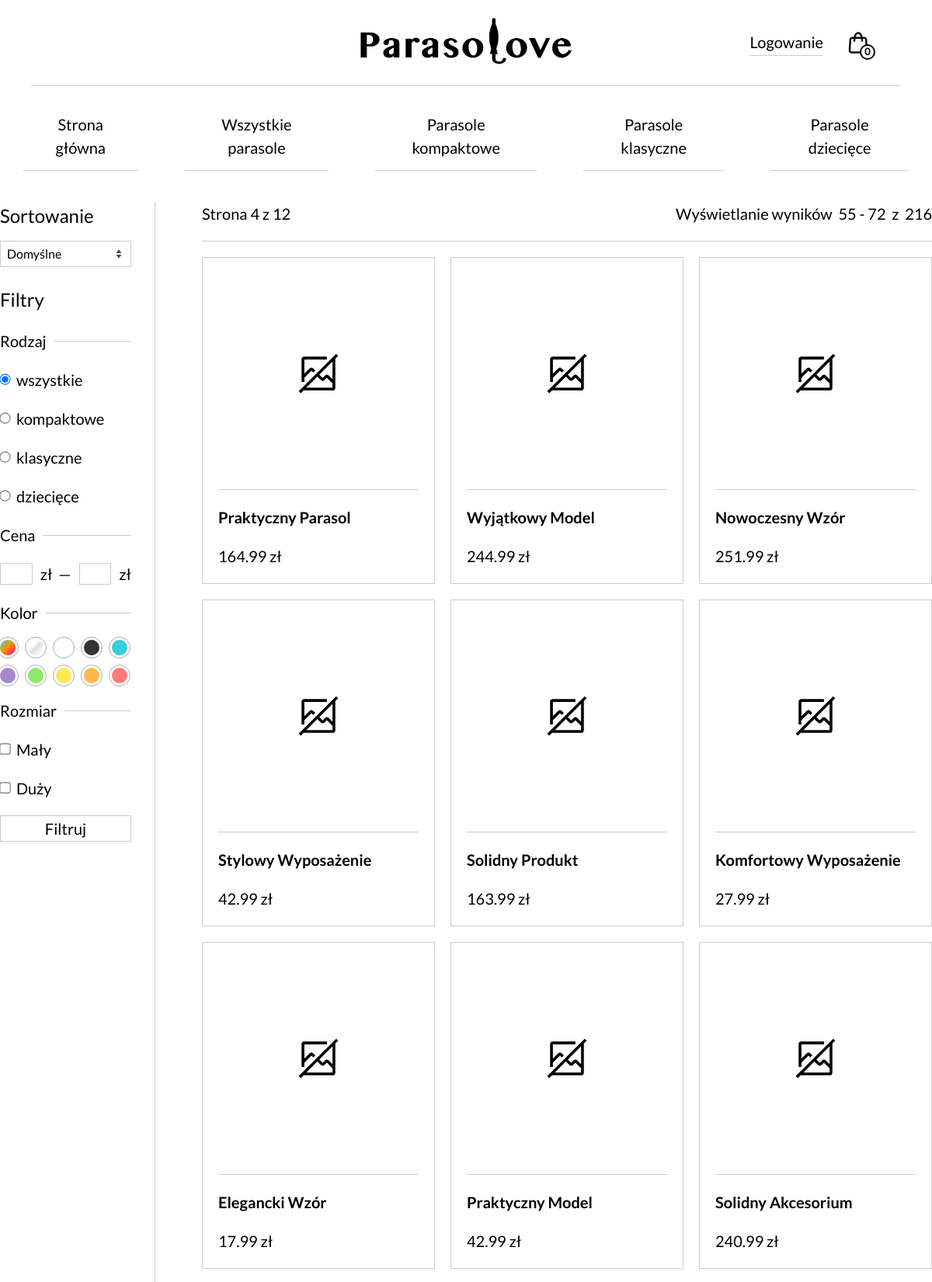
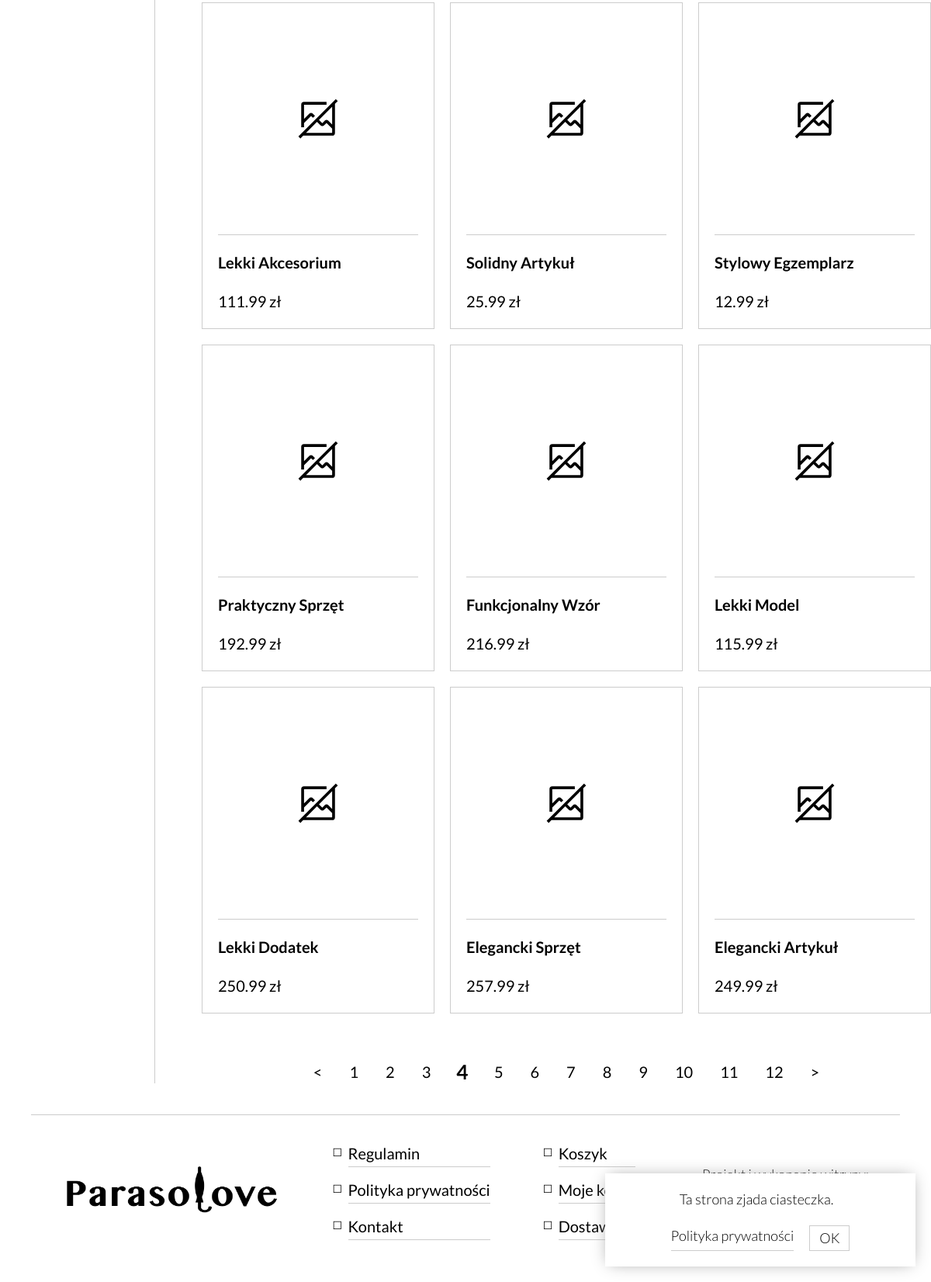
Page /pages/catalog.php?page=4 on the committed database (2 pictures, top to bottom).
### tables this page shows
CREATE TABLE `category` (
  `category_id` int(11) NOT NULL,
  `name` varchar(45) NOT NULL
);

CREATE TABLE `color` (
  `color_id` int(11) NOT NULL,
  `name` varchar(20) NOT NULL,
  `hex_code` varchar(255) NOT NULL COMMENT 'color hex code with #'
);

CREATE TABLE `size` (
  `size_id` int(1) NOT NULL,
  `name` varchar(20) NOT NULL
);

CREATE TABLE `product` (
  `product_id` int(11) NOT NULL,
  `category_id` int(11) NOT NULL,
  `color_id` int(5) NOT NULL,
  `size_id` int(1) NOT NULL,
  `name` varchar(45) NOT NULL,
  `description` text NOT NULL,
  `price` decimal(10,2) NOT NULL,
  `quantity` int(11) NOT NULL,
  `is_archived` tinyint(1) NOT NULL DEFAULT 0
);

### pages/catalog.php (the view, shortened to what this page needs)
<?php
	require_once('components/htmlBegin.php');
	require_once('components/header.php');
?>
<div class="page-container">
	<div class="flex-container">
		<aside class="filters" style="user-select: none;">
			<div>
				<p style="font-size: 1.2rem;">Sortowanie</p>
				<form method="get" name="sort">
					<select name="sort" id="sort" onchange="this.form.submit()">
						<?php $sort = $_GET['sort'] ?? 'default'; ?>
						<option value="default" <?= $sort == 'default' ? 'selected' : ''?>>Domyślne</option>
					</select>
				</form>
			</div>
			<form method="get">
				<p style="font-size: 1.2rem;">Filtry</p>
				<div class="flex-container align-center row nowrap" style="gap: .5rem"> <span style="width: fit-content;"> Rodzaj </span> <hr> </div>
					<div><input type="radio" name="category" id="wszystkie" value="wszystkie" checked> <label for="wszystkie">wszystkie</label> </div>
					<?php
						$sql = "SELECT name FROM `category`";
						$result = mysqli_query($conn, $sql);
						while($row = mysqli_fetch_array($result)) {
							echo '<div> <input type="radio" name="category" id="' . $row["name"] . '" value="' . $row["name"] . '"> <label for="' . $row["name"] . '">' . $row["name"] . '</label> </div>';
						}
					?>
				<div class="flex-container align-center row nowrap" style="gap: .5rem"> <span style="width: fit-content;"> Cena </span> <hr> </div>
					<div class="cena-input">
						<input type="number" name="price-min" id="price-min" value="" style="margin-left: 0;"> <label for="price-min" style="min-width: fit-content;">zł &nbsp;&mdash;</label>
						<input type="number" name="price-max" id="price-max" value=""></label> <label for="price-max">zł</label>
					</div>
				<div class="flex-container align-center row nowrap" style="gap: .5rem"> <span style="width: fit-content;"> Kolor </span> <hr> </div>
					<div class="flex-container row" style="gap: .8rem">
						<?php
							$sql = "SELECT name, hex_code FROM `color`";
							$result = mysqli_query($conn, $sql);
							while($row = mysqli_fetch_array($result)) {
								echo '<label title="' . $row["name"] . '" value="' . $row["name"] . '" for="' . $row["name"] . '" class="color-checkbox-label" style="background: ' . $row["hex_code"] . '"></label> <input type="checkbox" name="color" id="' . $row["name"] . '" class="color-checkbox">';
							}
						?>
					</div>
				<div class="flex-container align-center row nowrap" style="gap: .5rem"> <span style="width: fit-content;"> Rozmiar </span> <hr> </div>
					<?php
						$sql = "SELECT name FROM `size`";
						$result = mysqli_query($conn, $sql);
						while($row = mysqli_fetch_array($result)) {
							echo '<div> <input type="checkbox" name="size" value="' . $row["name"] . '" id="' . $row["name"] . '"> <label for="' . $row["name"] . '">' . $row["name"] . '</label> </div>';
						}
					?>
				<input type="submit" value="Filtruj" class="btn">
			</form>
		</aside>
		<div class="flex-container flex-1" style="gap: 1rem;">
			<?php
				$data = getProducts($conn, $sort, true);
				$products = $data['products'];
				$currentPage = $data['pagination']['currentPage'];
				$totalPages = $data['pagination']['totalPages'];
				foreach ($products as $product) {
					echo '<a href="/produkt?id=' . $product['pro_product_id'] . '" class="product-card">
							'. getProductImage($product['pro_product_id']) .'
							<hr>
							<h4>' . $product['pro_name'] . '</h4>
							<p>' . $product['pro_price'] . ' zł</p>
						</a>';
				}
			?>
			<div class="flex-container align-center justify-center nowrap" style="gap: 1.75rem; margin-top: 2rem;">
				<a href="<?= ($currentPage > 1) ? '?page=' . $currentPage - 1 : '' ?>">&lt;</a>
				<?php for ($i = 1; $i <= $totalPages; $i++) { ?>
					<a href="?page=<?= $i ?>" <?= ($i == $currentPage) ? 'class="pagination-active"' : '' ?>> <?= $i ?> </a>
				<?php } ?>
				<a href="<?= ($currentPage < $totalPages) ? '?page=' . $currentPage + 1 : '' ?>">&gt;</a>
			</div>
		</div>
	</div>
</div>
<?php
	require_once('components/footer.php');
	require_once('components/htmlEnd.php');
?>

### components/header.php (shortened to what this page needs)
<header>
	<div class="block">
		<a href="/">
			<img src="assets/site-images/parasolove-logo.png" alt="Logo" class="logo">
		</a>
	</div>
	<div class="block header-right">
		<?php if (isset($_SESSION['user_id']) && $_SESSION['user_role'] == "client") { ?>
			<a href="/konto" class="link">Moje konto</a>
			<a href="/wyloguj" class="link">Wyloguj</a>
		<?php } else if (isset($_SESSION['user_id']) && $_SESSION['user_role'] == "admin") { ?>
			<a href="/panel-sprzedawcy" class="link">Panel sprzedawcy</a>
			<a href="/wyloguj" class="link">Wyloguj</a>
		<?php } else { ?>
			<div class="login-wrapper" style="position: relative;">
				<span class="link" onclick="popup()" style="cursor: pointer; user-select: none;">Logowanie</span>
			</div>
		<?php } ?>
		<a href="/koszyk" class="shopping-bag-icon"><img src="assets/site-images/shopping-bag.svg" alt="Koszyk" class="icon"></a>
	</div>
</header>
<nav>
	<ul>
		<li><a href="/">Strona główna</a></li>
		<li><a href="/katalog">Wszystkie parasole</a></li>
		<?php
			$sql = "SELECT name FROM `category` LIMIT 3";
			$result = mysqli_query($conn, $sql);
			while($row = mysqli_fetch_array($result)) {
				echo "<li> <a href='/katalog?category=" . $row['name'] . "'> Parasole " . $row['name'] . "</a> </li>";
			}
		?>
	</ul>
</nav>
<div class="infoPopup flex align-center justify-center flex-column wrap gap-m" id="cookieBox">
	<p>Ta strona zjada ciasteczka.</p>
	<div class="flex flex row no-wrap gap-m">
		<a href="/dokumenty/polityka-prywatności" class="link">Polityka prywatności</a>
		<input type="submit" id="accept-cookie" class="btn flex-0" value="OK" onclick="acceptCookie()" style="padding: .1rem .6rem;">
	</div>
</div>

### handlers/functions.php (shortened to what this page needs)
<?php
	function getProductImage($id, $index = 0) {
		$imageName = $id . '-' . $index . '.webp';
		$filePath = 'assets/product/' . $imageName;
		$src = file_exists($filePath) ? $filePath : 'assets/site-images/no-image.svg';
		if ($src == 'assets/site-images/no-image.svg') {
			return '<img src="' . $src . '" style="padding: 5em;" loading="lazy">';
		} else {
			return '<img src="' . $src . '" loading="lazy">';
		}
	}
	function getProducts($conn, $sort = 'default', $pagination = false) {
		$sortOptions = [
			'default' => 'pro_product_id DESC',
			'price-asc' => 'pro_price ASC',
			'price-desc' => 'pro_price DESC',
			'name-asc' => 'pro_name ASC',
			'name-desc' => 'pro_name DESC',
			'category-asc' => 'cat_name ASC',
			'category-desc' => 'cat_name DESC',
			'id-asc' => 'pro_product_id ASC',
			'id-desc' => 'pro_product_id DESC',
			'color-asc' => 'col_name ASC',
			'color-desc' => 'col_name DESC',
			'size-asc' => 'siz_name ASC',
			'size-desc' => 'siz_name DESC',
			'quantity-asc' => 'pro_quantity ASC',
			'quantity-desc' => 'pro_quantity DESC'
		];
		$sort = $sortOptions[$sort] ?? $sortOptions['default'];
			$paginationSql = '';
			$paginationStart = 0;
			$pageNumber = 1;
			$recordsPerPage = 18;
			$numberOfRecords = 0;
			$numberOfPages = 1;
			$hideArchived = '';
			if ($pagination) {
				$numberOfRecords = mysqli_fetch_assoc( mysqli_query( $conn, 'SELECT COUNT(*) AS count FROM product WHERE is_archived = 0' ) )['count'];
				$numberOfPages = ceil($numberOfRecords / $recordsPerPage);
				if (isset($_GET['page']) && is_numeric($_GET['page'])) {
					$pageNumber = max(1, min($_GET['page'], $numberOfPages));
				}
				$paginationStart = ($pageNumber - 1) * $recordsPerPage;
				$paginationSql = " LIMIT $paginationStart, $recordsPerPage";
				$hideArchived = "WHERE pro.is_archived = 0";
			}
			if ($pagination) {
				$startRecord = $paginationStart + 1;
				$endRecord = min($paginationStart + $recordsPerPage, $numberOfRecords);
				echo '<div class="flex-container align-center flex-row nowrap gap-m" style="justify-content: space-between">';
					echo "<p> Strona $pageNumber z $numberOfPages </p>";
					echo "<p> Wyświetlanie wyników&nbsp; $startRecord - $endRecord &nbsp;z&nbsp; $numberOfRecords </p>";
				echo '</div><hr>';
			}
		$sql = 'SELECT
					pro.product_id 		AS pro_product_id,
					pro.category_id 	AS pro_category_id,
					pro.color_id 		AS pro_color_id,
					pro.size_id 		AS pro_size_id,
					pro.name 			AS pro_name,
					pro.description 	AS pro_description,
					pro.price 			AS pro_price,
					pro.quantity 		AS pro_quantity,
					pro.is_archived 	AS p_is_archived,
					category.name 		AS cat_name,
					color.name 			AS col_name,
					color.hex_code		AS col_hex_code,
					size.name 			AS siz_name
				FROM product pro
				JOIN category ON pro.category_Id = category.category_Id
				JOIN color ON pro.color_Id = color.color_Id
				JOIN size ON pro.size_Id = size.size_Id ' .
				$hideArchived . '
			    ORDER BY ' . $sort . $paginationSql;
		$result = mysqli_query($conn, $sql);
		return [
			'products' => mysqli_fetch_all($result, MYSQLI_ASSOC),
			'pagination' => [
				'currentPage' => $pageNumber,
				'totalPages' => $numberOfPages
			]
		];
	}
?>

### rows in the picture
category: name "kompaktowe"
category: name "klasyczne"
category: name "dziecięce"
size: name "Mały"
size: name "Duży"
product: name "Praktyczny Parasol", price "164.99"
product: name "Wyjątkowy Model", price "244.99"
product: name "Nowoczesny Wzór", price "251.99"
product: name "Stylowy Wyposażenie", price "42.99"
product: name "Solidny Produkt", price "163.99"
product: name "Komfortowy Wyposażenie", price "27.99"
product: name "Elegancki Wzór", price "17.99"
product: name "Praktyczny Model", price "42.99"
product: name "Solidny Akcesorium", price "240.99"
product: name "Lekki Akcesorium", price "111.99"
product: name "Solidny Artykuł", price "25.99"
product: name "Stylowy Egzemplarz", price "12.99"
product: name "Praktyczny Sprzęt", price "192.99"
product: name "Funkcjonalny Wzór", price "216.99"
product: name "Lekki Model", price "115.99"
product: name "Lekki Dodatek", price "250.99"
product: name "Elegancki Sprzęt", price "257.99"
product: name "Elegancki Artykuł", price "249.99"

### other values in the picture
$pageNumber "4"
$numberOfPages "12"
$startRecord "55"
$endRecord "72"
$numberOfRecords "216"
